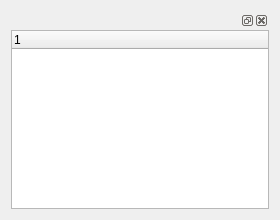
<?xml version="1.0" encoding="UTF-8"?>
<ui version="4.0">
 <comment>This file is part of the xTuple ERP: PostBooks Edition, a free and
open source Enterprise Resource Planning software suite,
Copyright (c) 1999-2010 by OpenMFG LLC, d/b/a xTuple.
It is licensed to you under the Common Public Attribution License
version 1.0, the full text of which (including xTuple-specific Exhibits)
is available at www.xtuple.com/CPAL.  By using this software, you agree
to be bound by its terms.</comment>
 <class>dockList</class>
 <widget class="QWidget" name="dockList">
  <property name="geometry">
   <rect>
    <x>0</x>
    <y>0</y>
    <width>280</width>
    <height>220</height>
   </rect>
  </property>
  <property name="windowTitle">
   <string>New Form</string>
  </property>
  <layout class="QGridLayout" name="gridLayout">
   <item row="0" column="0">
    <widget class="QDockWidget" name="_dockList">
     <widget class="QWidget" name="_dockContents">
      <layout class="QGridLayout" name="gridLayout_2">
       <property name="margin">
        <number>0</number>
       </property>
       <item row="0" column="0">
        <widget class="XTreeWidget" name="_list"/>
       </item>
      </layout>
     </widget>
    </widget>
   </item>
  </layout>
 </widget>
 <customwidgets>
  <customwidget>
   <class>XTreeWidget</class>
   <extends>QTreeWidget</extends>
   <header>xtreewidget.h</header>
  </customwidget>
 </customwidgets>
 <resources/>
 <connections/>
</ui>
